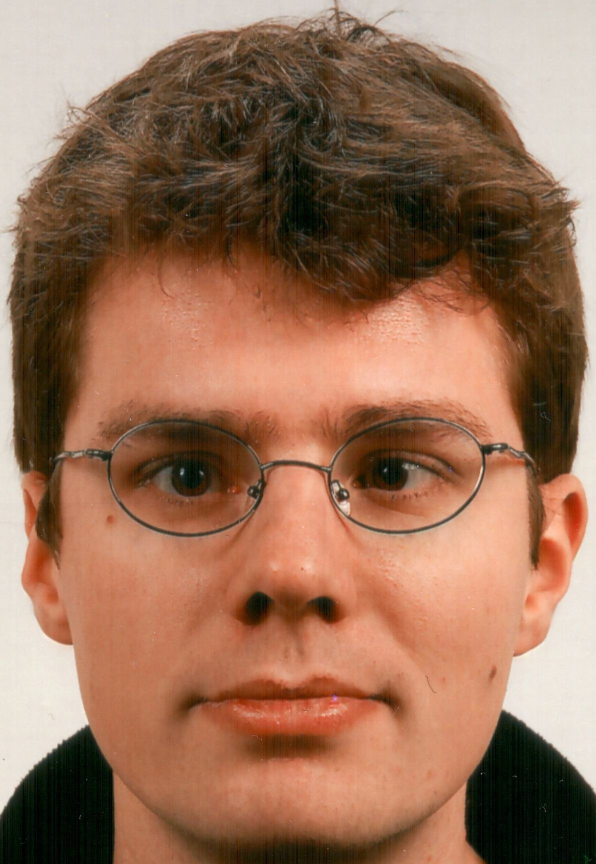
#> input picture vecmat/andreas.jpeg, 1191 x 1728 px (shown at 1/2 size)
$ jupyter execute 'Images as Vectors.ipynb'   (shell and % lines are left out)
#> lines starting #> are read from the running program, lines starting #| are printed output that depends on the picture
[cell 1]
import numpy as np
import matplotlib.pyplot as plt

[cell 2]
from PIL import Image

[cell 3]
def load_image(name):
#> called with name = 'andreas.jpeg'
    with Image.open(name).resize((500,500)) as img:
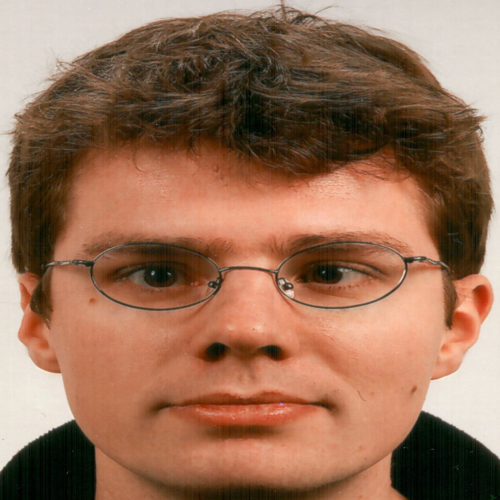
#> img: PIL image 500x500 RGB; mean R, G, B 153.1, 112.3, 88.3
        return np.sum(np.array(img), axis=-1).astype(np.float32)/(3*255)
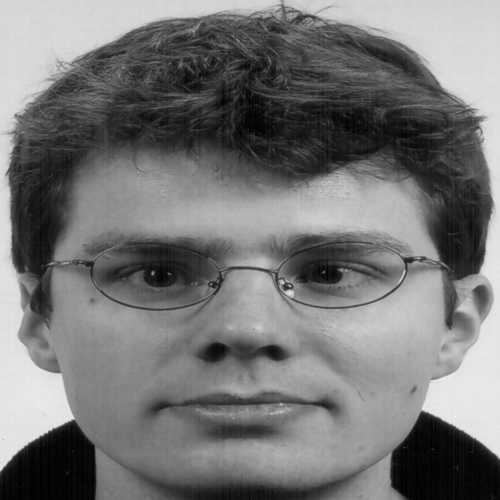
#> returned value: shape (500, 500) float32; min 0, max 0.929, mean 0.462

[cell 4]
andreas = load_image("andreas.jpeg")
print(andreas.shape)
#| (500, 500)

[cell 5]
plt.imshow(andreas, cmap="gray")

Let's get a little creative... (`vmin` and `vmax` as keyword arguments on `imshow` might be handy)

[cell 6]
plt.imshow(andreas, cmap="gray", vmin=0, vmax=1)

[cell 7]
dicaprio = load_image("dicaprio.jpeg")
#> call 2 of load_image, with name = 'dicaprio.jpeg'
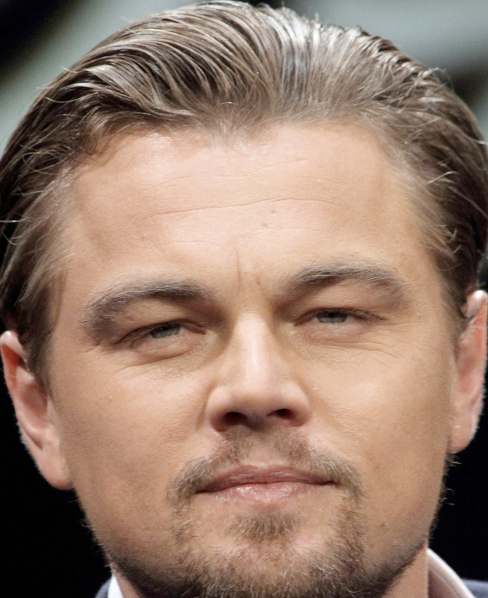
#> input picture vecmat/dicaprio.jpeg, 488 x 598 px
#> in load_image (call 2), `with Image.open(name).resize((500,500)) as img:`:
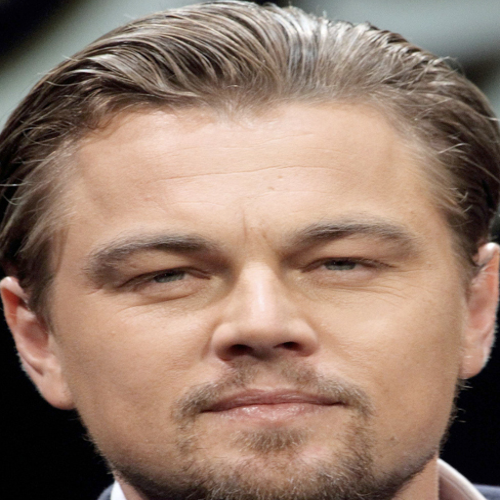
#> img: PIL image 500x500 RGB; mean R, G, B 150.3, 124, 108.3
#> in load_image (call 2), `return np.sum(np.array(img), axis=-1).astype(np.float32)/(3*255)`:
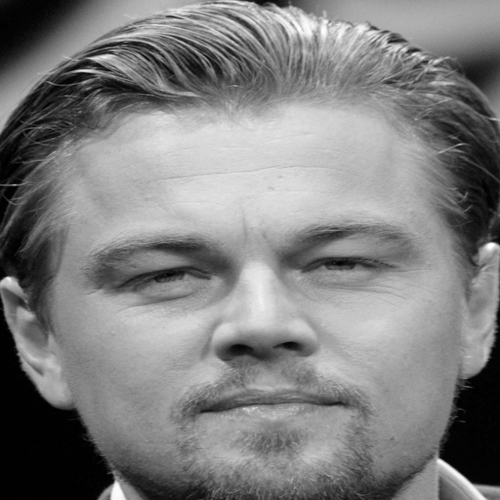
#> returned value: shape (500, 500) float32; min 0, max 1, mean 0.5

Now let's try something truly scary...

[cell 8]
plt.imshow(andreas + dicaprio, cmap="gray")
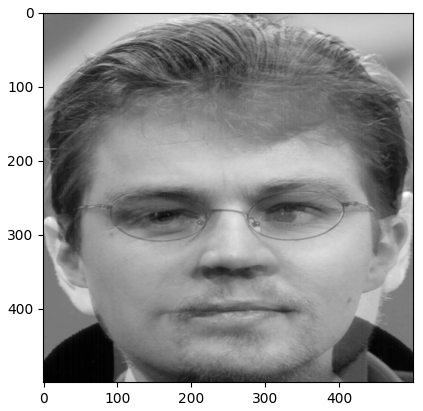
#> figure drawn by matplotlib, 1 panel
